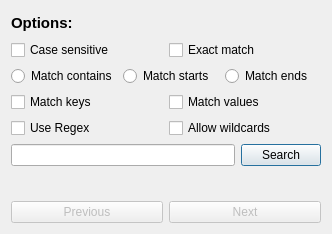
<?xml version="1.0" encoding="UTF-8"?>
<ui version="4.0">
 <class>SearchResultWindow</class>
 <widget class="QDialog" name="SearchResultWindow">
  <property name="geometry">
   <rect>
    <x>0</x>
    <y>0</y>
    <width>332</width>
    <height>234</height>
   </rect>
  </property>
  <property name="windowTitle">
   <string>Dialog</string>
  </property>
  <layout class="QGridLayout" name="gridLayout">
   <item row="3" column="1">
    <widget class="QCheckBox" name="matchValuesBox">
     <property name="text">
      <string>Match values</string>
     </property>
    </widget>
   </item>
   <item row="4" column="1">
    <widget class="QCheckBox" name="wildcardsBox">
     <property name="text">
      <string>Allow wildcards</string>
     </property>
    </widget>
   </item>
   <item row="1" column="0">
    <widget class="QCheckBox" name="caseSensitiveBox">
     <property name="text">
      <string>Case sensitive</string>
     </property>
    </widget>
   </item>
   <item row="5" column="0" colspan="2">
    <layout class="QHBoxLayout" name="horizontalLayout">
     <item>
      <widget class="QLineEdit" name="searchLineEdit"/>
     </item>
     <item>
      <widget class="QPushButton" name="searchButton">
       <property name="text">
        <string>Search</string>
       </property>
      </widget>
     </item>
    </layout>
   </item>
   <item row="1" column="1">
    <widget class="QCheckBox" name="exactMatchBox">
     <property name="text">
      <string>Exact match</string>
     </property>
    </widget>
   </item>
   <item row="3" column="0">
    <widget class="QCheckBox" name="matchKeysBox">
     <property name="text">
      <string>Match keys</string>
     </property>
    </widget>
   </item>
   <item row="6" column="0" colspan="2">
    <widget class="QLabel" name="resultLabel">
     <property name="text">
      <string/>
     </property>
     <property name="alignment">
      <set>Qt::AlignmentFlag::AlignCenter</set>
     </property>
    </widget>
   </item>
   <item row="0" column="0">
    <widget class="QLabel" name="label">
     <property name="font">
      <font>
       <pointsize>11</pointsize>
       <bold>true</bold>
      </font>
     </property>
     <property name="text">
      <string>Options:</string>
     </property>
    </widget>
   </item>
   <item row="4" column="0">
    <widget class="QCheckBox" name="regexBox">
     <property name="text">
      <string>Use Regex</string>
     </property>
    </widget>
   </item>
   <item row="7" column="0">
    <widget class="QPushButton" name="previousButton">
     <property name="enabled">
      <bool>false</bool>
     </property>
     <property name="text">
      <string>Previous</string>
     </property>
    </widget>
   </item>
   <item row="7" column="1">
    <widget class="QPushButton" name="nextButton">
     <property name="enabled">
      <bool>false</bool>
     </property>
     <property name="text">
      <string>Next</string>
     </property>
    </widget>
   </item>
   <item row="2" column="0" colspan="2">
    <layout class="QHBoxLayout" name="horizontalLayout_2">
     <item>
      <widget class="QRadioButton" name="matchContainsRadio">
       <property name="text">
        <string>Match contains</string>
       </property>
      </widget>
     </item>
     <item>
      <widget class="QRadioButton" name="matchStartsRadio">
       <property name="text">
        <string>Match starts</string>
       </property>
      </widget>
     </item>
     <item>
      <widget class="QRadioButton" name="matchEndsRadio">
       <property name="text">
        <string>Match ends</string>
       </property>
      </widget>
     </item>
    </layout>
   </item>
  </layout>
 </widget>
 <resources/>
 <connections/>
</ui>
